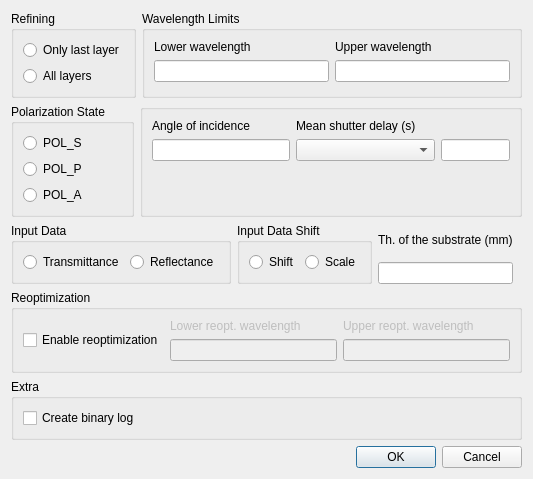
<?xml version="1.0" encoding="UTF-8"?>
<ui version="4.0">
 <class>ProcessParametersDialog</class>
 <widget class="QDialog" name="ProcessParametersDialog">
  <property name="geometry">
   <rect>
    <x>0</x>
    <y>0</y>
    <width>516</width>
    <height>470</height>
   </rect>
  </property>
  <property name="windowTitle">
   <string>Process Parameters</string>
  </property>
  <layout class="QVBoxLayout" name="verticalLayout_5" stretch="1,1,1,1,1,255,1">
   <item>
    <layout class="QHBoxLayout" name="horizontalLayout_4">
     <item>
      <widget class="QGroupBox" name="groupBoxRefining">
       <property name="title">
        <string>Refining</string>
       </property>
       <layout class="QVBoxLayout" name="verticalLayout_2">
        <item>
         <widget class="QRadioButton" name="radioButtonRefiningLast">
          <property name="text">
           <string>Only last layer</string>
          </property>
         </widget>
        </item>
        <item>
         <widget class="QRadioButton" name="radioButtonRefiningAll">
          <property name="text">
           <string>All layers</string>
          </property>
         </widget>
        </item>
       </layout>
      </widget>
     </item>
     <item>
      <widget class="QGroupBox" name="groupBoxWavelengthLimits">
       <property name="title">
        <string>Wavelength Limits</string>
       </property>
       <layout class="QGridLayout" name="gridLayout_2">
        <item row="0" column="0">
         <widget class="QLabel" name="label_6">
          <property name="text">
           <string>Lower wavelength</string>
          </property>
         </widget>
        </item>
        <item row="0" column="1">
         <widget class="QLabel" name="label_7">
          <property name="text">
           <string>Upper wavelength</string>
          </property>
         </widget>
        </item>
        <item row="1" column="0">
         <widget class="QLineEdit" name="lineEditLowerWavelength"/>
        </item>
        <item row="1" column="1">
         <widget class="QLineEdit" name="lineEditUpperWavelength"/>
        </item>
        <item row="2" column="0">
         <spacer name="verticalSpacer_2">
          <property name="orientation">
           <enum>Qt::Vertical</enum>
          </property>
          <property name="sizeHint" stdset="0">
           <size>
            <width>20</width>
            <height>40</height>
           </size>
          </property>
         </spacer>
        </item>
       </layout>
      </widget>
     </item>
    </layout>
   </item>
   <item>
    <layout class="QHBoxLayout" name="horizontalLayout_5">
     <item>
      <widget class="QGroupBox" name="groupBoxPalarizationState">
       <property name="title">
        <string>Polarization State</string>
       </property>
       <layout class="QVBoxLayout" name="verticalLayout_3">
        <item>
         <widget class="QRadioButton" name="radioButtonPOL_S">
          <property name="text">
           <string>POL_S</string>
          </property>
         </widget>
        </item>
        <item>
         <widget class="QRadioButton" name="radioButtonPOL_P">
          <property name="text">
           <string>POL_P</string>
          </property>
         </widget>
        </item>
        <item>
         <widget class="QRadioButton" name="radioButtonPOL_A">
          <property name="text">
           <string>POL_A</string>
          </property>
         </widget>
        </item>
       </layout>
      </widget>
     </item>
     <item>
      <widget class="QGroupBox" name="groupBox_4">
       <property name="title">
        <string/>
       </property>
       <layout class="QGridLayout" name="gridLayout" columnstretch="1,1,2,1">
        <item row="1" column="2">
         <widget class="QComboBox" name="comboBoxMaterials"/>
        </item>
        <item row="1" column="3">
         <widget class="QLineEdit" name="lineEditMeanShutterDelay"/>
        </item>
        <item row="2" column="0" colspan="4">
         <spacer name="verticalSpacer_4">
          <property name="orientation">
           <enum>Qt::Vertical</enum>
          </property>
          <property name="sizeHint" stdset="0">
           <size>
            <width>308</width>
            <height>36</height>
           </size>
          </property>
         </spacer>
        </item>
        <item row="0" column="2" colspan="2">
         <widget class="QLabel" name="label_5">
          <property name="sizePolicy">
           <sizepolicy hsizetype="Preferred" vsizetype="Fixed">
            <horstretch>0</horstretch>
            <verstretch>0</verstretch>
           </sizepolicy>
          </property>
          <property name="text">
           <string>Mean shutter delay (s)</string>
          </property>
         </widget>
        </item>
        <item row="1" column="0" colspan="2">
         <widget class="QLineEdit" name="lineEditAngleOfIncidence"/>
        </item>
        <item row="0" column="0" colspan="2">
         <widget class="QLabel" name="label_4">
          <property name="sizePolicy">
           <sizepolicy hsizetype="Preferred" vsizetype="Fixed">
            <horstretch>0</horstretch>
            <verstretch>0</verstretch>
           </sizepolicy>
          </property>
          <property name="text">
           <string>Angle of incidence</string>
          </property>
         </widget>
        </item>
       </layout>
      </widget>
     </item>
    </layout>
   </item>
   <item>
    <layout class="QHBoxLayout" name="horizontalLayout_6">
     <item>
      <widget class="QGroupBox" name="groupBoxInputData">
       <property name="title">
        <string>Input Data</string>
       </property>
       <layout class="QHBoxLayout" name="horizontalLayout">
        <item>
         <widget class="QRadioButton" name="radioButtonTransmittance">
          <property name="text">
           <string>Transmittance</string>
          </property>
         </widget>
        </item>
        <item>
         <widget class="QRadioButton" name="radioButtonReflectance">
          <property name="text">
           <string>Reflectance</string>
          </property>
         </widget>
        </item>
       </layout>
      </widget>
     </item>
     <item>
      <widget class="QGroupBox" name="groupBoxInputDataShift">
       <property name="title">
        <string>Input Data Shift</string>
       </property>
       <layout class="QHBoxLayout" name="horizontalLayout_2">
        <item>
         <widget class="QRadioButton" name="radioButtonShift">
          <property name="text">
           <string>Shift</string>
          </property>
         </widget>
        </item>
        <item>
         <widget class="QRadioButton" name="radioButtonScale">
          <property name="text">
           <string>Scale</string>
          </property>
         </widget>
        </item>
       </layout>
      </widget>
     </item>
     <item>
      <layout class="QVBoxLayout" name="verticalLayout_4">
       <property name="rightMargin">
        <number>9</number>
       </property>
       <item>
        <widget class="QLabel" name="label">
         <property name="text">
          <string>Th. of the substrate (mm)</string>
         </property>
        </widget>
       </item>
       <item>
        <widget class="QLineEdit" name="lineEditThOfSubstrate"/>
       </item>
      </layout>
     </item>
    </layout>
   </item>
   <item>
    <widget class="QGroupBox" name="groupBoxReoptimization">
     <property name="title">
      <string>Reoptimization</string>
     </property>
     <layout class="QHBoxLayout" name="horizontalLayout_3">
      <item>
       <widget class="QCheckBox" name="checkBoxEnableReoptimization">
        <property name="text">
         <string>Enable reoptimization</string>
        </property>
       </widget>
      </item>
      <item>
       <layout class="QGridLayout" name="gridLayout_3">
        <item row="0" column="0">
         <widget class="QLabel" name="label_2">
          <property name="enabled">
           <bool>false</bool>
          </property>
          <property name="text">
           <string>Lower reopt. wavelength</string>
          </property>
         </widget>
        </item>
        <item row="0" column="1">
         <widget class="QLabel" name="label_3">
          <property name="enabled">
           <bool>false</bool>
          </property>
          <property name="text">
           <string>Upper reopt. wavelength</string>
          </property>
         </widget>
        </item>
        <item row="1" column="0">
         <widget class="QLineEdit" name="lineEditLowerReoptimization">
          <property name="enabled">
           <bool>false</bool>
          </property>
         </widget>
        </item>
        <item row="1" column="1">
         <widget class="QLineEdit" name="lineEditUpperReoptimization">
          <property name="enabled">
           <bool>false</bool>
          </property>
         </widget>
        </item>
       </layout>
      </item>
     </layout>
    </widget>
   </item>
   <item>
    <widget class="QGroupBox" name="groupBoxExtra">
     <property name="title">
      <string>Extra</string>
     </property>
     <layout class="QVBoxLayout" name="verticalLayout">
      <item>
       <widget class="QCheckBox" name="checkBoxCreateBinaryLog">
        <property name="text">
         <string>Create binary log</string>
        </property>
       </widget>
      </item>
     </layout>
    </widget>
   </item>
   <item>
    <spacer name="verticalSpacer">
     <property name="orientation">
      <enum>Qt::Vertical</enum>
     </property>
     <property name="sizeHint" stdset="0">
      <size>
       <width>498</width>
       <height>0</height>
      </size>
     </property>
    </spacer>
   </item>
   <item>
    <widget class="QDialogButtonBox" name="buttonBox">
     <property name="orientation">
      <enum>Qt::Horizontal</enum>
     </property>
     <property name="standardButtons">
      <set>QDialogButtonBox::Cancel|QDialogButtonBox::Ok</set>
     </property>
    </widget>
   </item>
  </layout>
 </widget>
 <tabstops>
  <tabstop>radioButtonRefiningLast</tabstop>
  <tabstop>radioButtonRefiningAll</tabstop>
  <tabstop>lineEditLowerWavelength</tabstop>
  <tabstop>radioButtonPOL_S</tabstop>
  <tabstop>radioButtonPOL_P</tabstop>
  <tabstop>radioButtonPOL_A</tabstop>
  <tabstop>lineEditAngleOfIncidence</tabstop>
  <tabstop>radioButtonTransmittance</tabstop>
  <tabstop>radioButtonReflectance</tabstop>
  <tabstop>radioButtonShift</tabstop>
  <tabstop>radioButtonScale</tabstop>
  <tabstop>lineEditThOfSubstrate</tabstop>
  <tabstop>checkBoxEnableReoptimization</tabstop>
  <tabstop>lineEditLowerReoptimization</tabstop>
  <tabstop>lineEditUpperReoptimization</tabstop>
  <tabstop>checkBoxCreateBinaryLog</tabstop>
 </tabstops>
 <resources/>
 <connections>
  <connection>
   <sender>buttonBox</sender>
   <signal>accepted()</signal>
   <receiver>ProcessParametersDialog</receiver>
   <slot>accept()</slot>
   <hints>
    <hint type="sourcelabel">
     <x>248</x>
     <y>437</y>
    </hint>
    <hint type="destinationlabel">
     <x>157</x>
     <y>274</y>
    </hint>
   </hints>
  </connection>
  <connection>
   <sender>buttonBox</sender>
   <signal>rejected()</signal>
   <receiver>ProcessParametersDialog</receiver>
   <slot>reject()</slot>
   <hints>
    <hint type="sourcelabel">
     <x>316</x>
     <y>437</y>
    </hint>
    <hint type="destinationlabel">
     <x>286</x>
     <y>274</y>
    </hint>
   </hints>
  </connection>
  <connection>
   <sender>checkBoxEnableReoptimization</sender>
   <signal>clicked(bool)</signal>
   <receiver>lineEditLowerReoptimization</receiver>
   <slot>setEnabled(bool)</slot>
   <hints>
    <hint type="sourcelabel">
     <x>143</x>
     <y>332</y>
    </hint>
    <hint type="destinationlabel">
     <x>194</x>
     <y>339</y>
    </hint>
   </hints>
  </connection>
  <connection>
   <sender>checkBoxEnableReoptimization</sender>
   <signal>clicked(bool)</signal>
   <receiver>lineEditUpperReoptimization</receiver>
   <slot>setEnabled(bool)</slot>
   <hints>
    <hint type="sourcelabel">
     <x>71</x>
     <y>329</y>
    </hint>
    <hint type="destinationlabel">
     <x>371</x>
     <y>343</y>
    </hint>
   </hints>
  </connection>
  <connection>
   <sender>checkBoxEnableReoptimization</sender>
   <signal>clicked(bool)</signal>
   <receiver>label_2</receiver>
   <slot>setEnabled(bool)</slot>
   <hints>
    <hint type="sourcelabel">
     <x>48</x>
     <y>328</y>
    </hint>
    <hint type="destinationlabel">
     <x>190</x>
     <y>314</y>
    </hint>
   </hints>
  </connection>
  <connection>
   <sender>checkBoxEnableReoptimization</sender>
   <signal>clicked(bool)</signal>
   <receiver>label_3</receiver>
   <slot>setEnabled(bool)</slot>
   <hints>
    <hint type="sourcelabel">
     <x>31</x>
     <y>323</y>
    </hint>
    <hint type="destinationlabel">
     <x>353</x>
     <y>317</y>
    </hint>
   </hints>
  </connection>
 </connections>
</ui>
